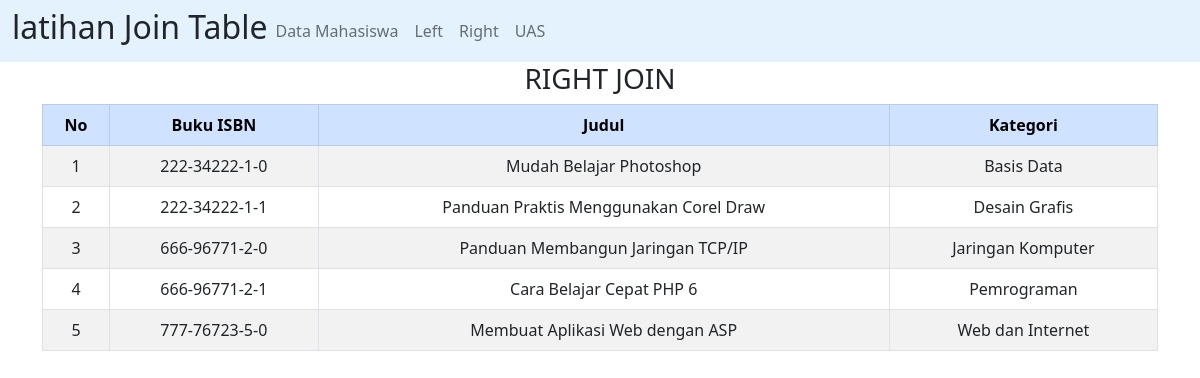
The app's page /right.php with its own data.
### tables this page shows
CREATE TABLE `buku` (
  `buku_isbn` char(13) NOT NULL,
  `buku_judul` varchar(75) DEFAULT NULL,
  `penerbit_id` char(4) DEFAULT NULL,
  `buku_tglterbit` date DEFAULT NULL,
  `buku_jmlhalaman` int(11) DEFAULT NULL,
  `buku_harga` decimal(10,0) DEFAULT NULL,
  `pengarang_id` char(3) NOT NULL,
  `kategori_id` int(11) NOT NULL,
  `stok` varchar(50) NOT NULL
);

CREATE TABLE `kategori` (
  `kategori_id` int(11) NOT NULL,
  `kategori_nama` varchar(25) DEFAULT NULL
);

### koneksi.php (called while the page is built)
<?php
$dbHost = "localhost";
$dbUsername = 'root';
$dbPassword = '';
$dbName = 'db_buku';
$conn = mysqli_connect($dbHost, $dbUsername, $dbPassword, $dbName) or die('Koneksi Gagal');
function query($query)
{
  global $conn;
  $result = mysqli_query($conn, $query);
  $rows = [];
  while ($row = mysqli_fetch_assoc($result)) {
    $rows[] = $row;
  }
  return $rows;
}

### right.php (the view, shortened to what this page needs)
<?php
require 'koneksi.php';
$sql = query("SELECT * FROM buku AS
A RIGHT JOIN kategori AS B ON
A.kategori_id=B.kategori_id
ORDER BY buku_isbn ASC ");
?>
<!DOCTYPE html>
<html lang="en">
<head>
  <link href="https://cdn.jsdelivr.net/npm/bootstrap@5.0.2/dist/css/bootstrap.min.css" rel="stylesheet"
>
</head>
<body>
  <?php require('nav.php'); ?>
  <div class="container">
    <div class="text-center">
      <h3>RIGHT JOIN</h3>
    </div>
    <table class="table table-bordered table-striped table-hover">
      <thead>
        <tr class="table-primary">
          <th class="text-center">No</th>
          <th class="text-center">Buku ISBN</th>
          <th class="text-center">Judul</th>
          <th class="text-center">Kategori</th>
        </tr>
      </thead>
      <?php $nomor = 1;  ?>
      <?php foreach ($sql as $data) : ?>
      <tr>
        <td class="text-center"><?= $nomor; ?></td>
        <td class="text-center"><?= $data['buku_isbn']; ?></td>
        <td class="text-center"><?= $data['buku_judul']; ?></td>
        <td class="text-center"><?= $data['kategori_nama']; ?></td>
      </tr>
      <?php $nomor++; ?>
      <?php endforeach; ?>
    </table>
  </div>
</body>
</html>

### records on screen
buku: buku_isbn "222-34222-1-0", buku_judul "Mudah Belajar Photoshop", kategori.kategori_nama "Basis Data"
buku: buku_isbn "222-34222-1-1", buku_judul "Panduan Praktis Menggunakan Corel Draw", kategori.kategori_nama "Desain Grafis"
buku: buku_isbn "666-96771-2-0", buku_judul "Panduan Membangun Jaringan TCP/IP", kategori.kategori_nama "Jaringan Komputer"
buku: buku_isbn "666-96771-2-1", buku_judul "Cara Belajar Cepat PHP 6", kategori.kategori_nama "Pemrograman"
buku: buku_isbn "777-76723-5-0", buku_judul "Membuat Aplikasi Web dengan ASP", kategori.kategori_nama "Web dan Internet"
